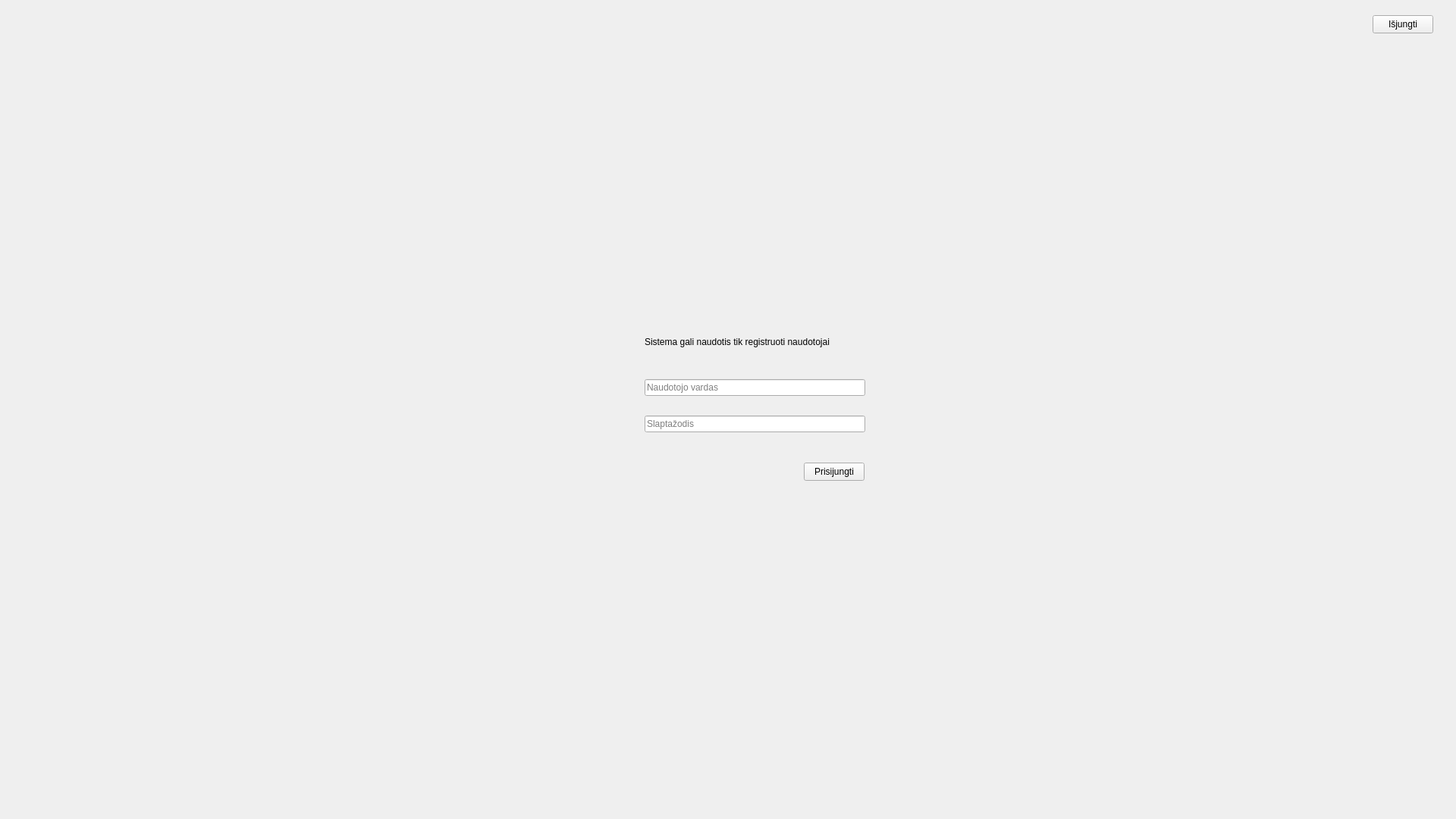
<?xml version="1.0" encoding="UTF-8"?>
<ui version="4.0">
 <class>loginWindow</class>
 <widget class="QMainWindow" name="loginWindow">
  <property name="geometry">
   <rect>
    <x>0</x>
    <y>0</y>
    <width>1920</width>
    <height>1080</height>
   </rect>
  </property>
  <property name="minimumSize">
   <size>
    <width>1920</width>
    <height>1080</height>
   </size>
  </property>
  <property name="maximumSize">
   <size>
    <width>1920</width>
    <height>1080</height>
   </size>
  </property>
  <property name="windowTitle">
   <string>MainWindow</string>
  </property>
  <widget class="QWidget" name="centralwidget">
   <widget class="QWidget" name="verticalLayoutWidget">
    <property name="geometry">
     <rect>
      <x>850</x>
      <y>480</y>
      <width>291</width>
      <height>111</height>
     </rect>
    </property>
    <layout class="QVBoxLayout" name="verticalLayout">
     <item>
      <widget class="QLineEdit" name="txt_nvardas">
       <property name="placeholderText">
        <string>Naudotojo vardas</string>
       </property>
      </widget>
     </item>
     <item>
      <widget class="QLineEdit" name="txt_slaptazodis">
       <property name="placeholderText">
        <string>Slaptažodis</string>
       </property>
      </widget>
     </item>
    </layout>
   </widget>
   <widget class="QLabel" name="ispejimas">
    <property name="geometry">
     <rect>
      <x>850</x>
      <y>430</y>
      <width>289</width>
      <height>41</height>
     </rect>
    </property>
    <property name="text">
     <string>Sistema gali naudotis tik registruoti naudotojai</string>
    </property>
   </widget>
   <widget class="QPushButton" name="prisijungti">
    <property name="geometry">
     <rect>
      <x>1060</x>
      <y>610</y>
      <width>80</width>
      <height>24</height>
     </rect>
    </property>
    <property name="text">
     <string>Prisijungti</string>
    </property>
   </widget>
   <widget class="QLabel" name="loginerror">
    <property name="geometry">
     <rect>
      <x>850</x>
      <y>650</y>
      <width>291</width>
      <height>16</height>
     </rect>
    </property>
    <property name="text">
     <string/>
    </property>
   </widget>
   <widget class="QLabel" name="label_2">
    <property name="geometry">
     <rect>
      <x>850</x>
      <y>280</y>
      <width>291</width>
      <height>151</height>
     </rect>
    </property>
    <property name="text">
     <string/>
    </property>
    <property name="pixmap">
     <pixmap>../../Downloads/Screenshot_11.png</pixmap>
    </property>
    <property name="scaledContents">
     <bool>true</bool>
    </property>
   </widget>
   <widget class="QPushButton" name="pushButton">
    <property name="geometry">
     <rect>
      <x>1810</x>
      <y>20</y>
      <width>80</width>
      <height>24</height>
     </rect>
    </property>
    <property name="text">
     <string>Išjungti</string>
    </property>
   </widget>
  </widget>
 </widget>
 <resources/>
 <connections/>
</ui>
